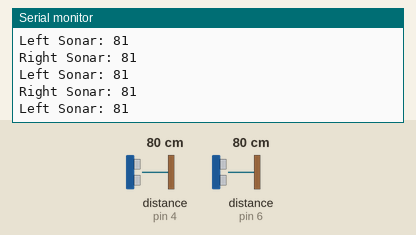
Recording of a sketch running on a simulated Arduino Uno, built with avr-gcc and run on an emulated ATmega328P. Shown: the last lines printed to the serial monitor. Inputs (shaded band) come from the test bench; at power-on: distance to the obstacle (sensors on pin 4, pin 6) 80 cm. The echo pulse lasts 58.3 µs per cm.

Above: at 1.2 s.
1.3 s: distance to the obstacle (sensor on pin 4) set to 9 cm
At 1.35 s:
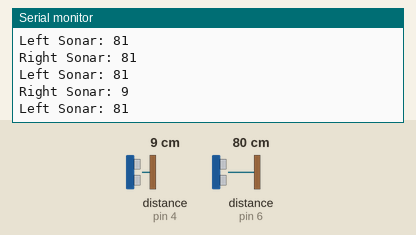
4.3 s: distance to the obstacle (sensor on pin 6) set to 2 cm
At 4.37 s:
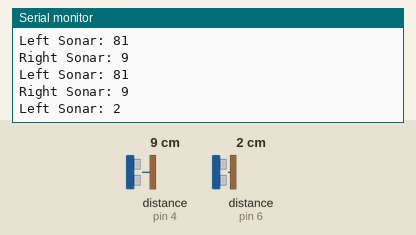
5.8 s: distance to the obstacle (sensor on pin 4) set to 2 cm
At 5.83 s:
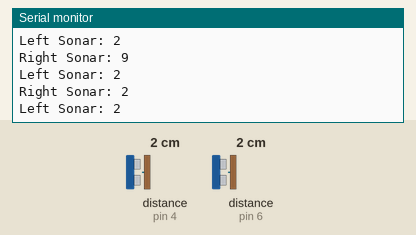
7.3 s: distance to the obstacle (sensor on pin 6) set to 4 cm
At 7.34 s:
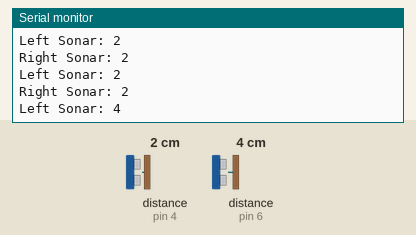
8.8 s: distance to the obstacle (sensor on pin 4) set to 18 cm
At 8.84 s:
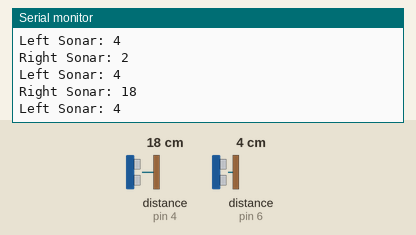
Timing chart, 0 to 11.8 s (numbered marks = the images above; inputs shaded):
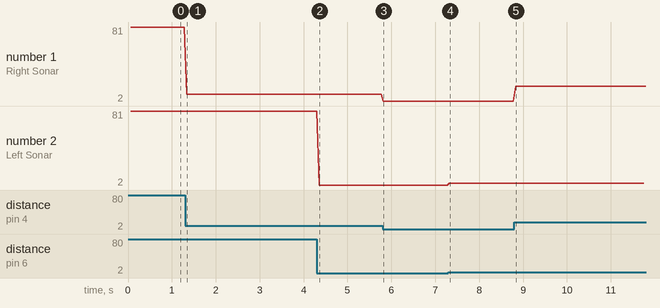

The sketch:

USS_Test.ino
```cpp
#include <NewPing.h>

// trigger and echo pins for each sensor
#define L_TRIGPIN 7
#define L_ECHOPIN 6
#define R_TRIGPIN 5
#define R_ECHOPIN 4
#define MAX_DISTANCE 200 // maximum distance for sensors in cm
#define NUM_SONAR 2 // number of sonar sensors

NewPing sonar[NUM_SONAR] = { // array of sonar sensor objects
  NewPing(R_TRIGPIN, R_ECHOPIN, MAX_DISTANCE),
  NewPing(L_TRIGPIN, L_ECHOPIN, MAX_DISTANCE),
};

int distance[NUM_SONAR]; // array stores distances for each sensor in cm

void setup() {
  Serial.begin(115200); //Make sure to set the baud rate in the Serial Monitor to this number, otherwise it will debug nonesense characters
}

void loop() {
  delay(50);
  updateSonar();
  Serial.print("\nRight Sonar: ");
  Serial.print(distance[0]);
  Serial.print("\nLeft Sonar: ");
  Serial.print(distance[1]);
}

// takes a new reading from each sensor and updates the distance array
void updateSonar() {
  for (int i = 0; i < NUM_SONAR; i++) {
    distance[i] = sonar[i].ping_cm(); // update distance

    // sonar sensors return max distance if no obstacle is detected
    if (distance[i] == 0)
      distance[i] = MAX_DISTANCE;
  }
}
```

Measured:
- after the input at 1.3 s, the serial monitor: prints a new line at once (image 1)
- after the input at 4.3 s, the serial monitor: prints a new line after 0.05 s (image 2)
- after the input at 5.8 s, the serial monitor: prints a new line at once (image 3)
- after the input at 7.3 s, the serial monitor: prints a new line at once (image 4)
- after the input at 8.8 s, the serial monitor: prints a new line at once (image 5)
- plotted number 1: 81 → 9 after the input at 1.3 s, 2 → 18 after the input at 8.8 s
- plotted number 2: 81 → 2 after the input at 4.3 s, 2 → 4 after the input at 7.3 s
